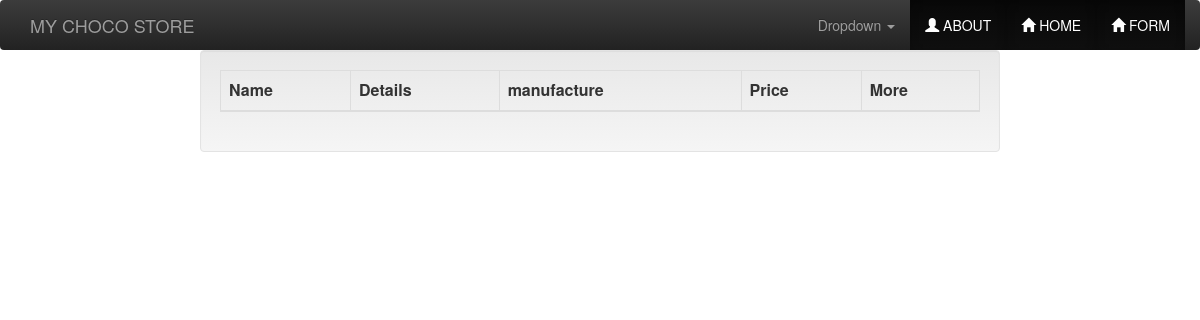
/, run on an earlier commit of the app's database.
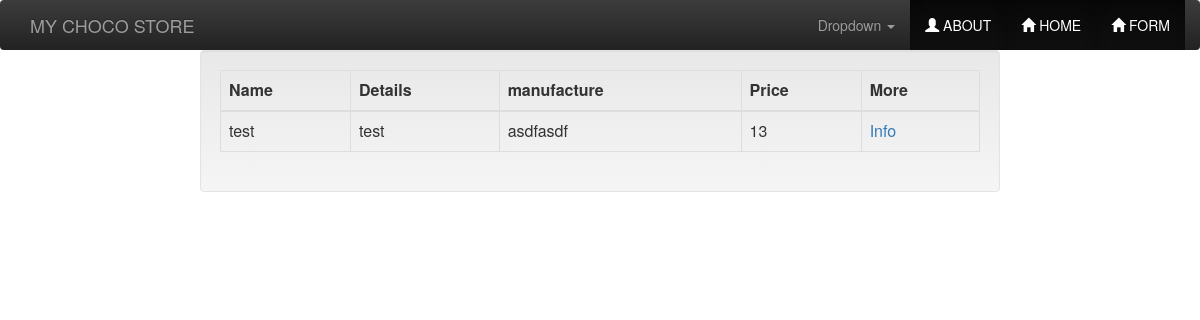
And on a later commit of the database.
### register/models.py (models this page shows)
class Chocolate(models.Model):
    id = models.AutoField(primary_key=True)
    name = models.CharField(_('Chocolate Name'), max_length=100, blank=False, unique=True)
    details = models.CharField(_('Chocolate Description'), max_length=1000, blank=True, null=True)
    price = models.IntegerField(_('Chocolate Price'),
                                      validators=[MaxValueValidator(99999), MinValueValidator(0)],
                                      help_text=_('5 digits maximum'), blank=True, null=True)
    manufacture=models.CharField(_('Chocolate Manufacture'), max_length=100, blank=False, unique=True)

### register/views.py (the view)
# urls.py: 2. Add a URL to urlpatterns:  url(r'^$', Home.as_view(), name='home')
class Home(ListView):
    template_name="index.html"
    def get_queryset(self):
        return Chocolate.objects.all()

### register/templates/index.html (shortened to what this page needs)
{% extends 'base.html' %}
{% load register_extras %}
{% load staticfiles %}
{% block body %}
<div class="col-md-8 col-md-offset-2 well">
<table class="table table-hover table-bordered table-responsive">
    <thead>
    <tr>
        <th>
            Name
        </th>
        <th>
            Details
        </th>
        <th>
            manufacture
        </th>
        <th>
            Price
        </th>
         <th>
            More
        </th>
    </tr>
    </thead>
    <tbody>
    {% for item in object_list %}
        <tr>
            <td> {{ item.name }} </td>
            <td> {{ item.details }}</td>
            <td> {{ item.manufacture }}</td>
            <td> {{ item.price }}</td>
            <td> <a href="{% url 'chocolate_info' item.id %}">Info</a> </td>
        </tr>
    {% endfor %}
    </tbody>
</table>
</div>
{% endblock body %}

What changed in the data, as far as the page shows it:
added Chocolate: name "test", details "test", manufacture "asdfasdf", price "13"
